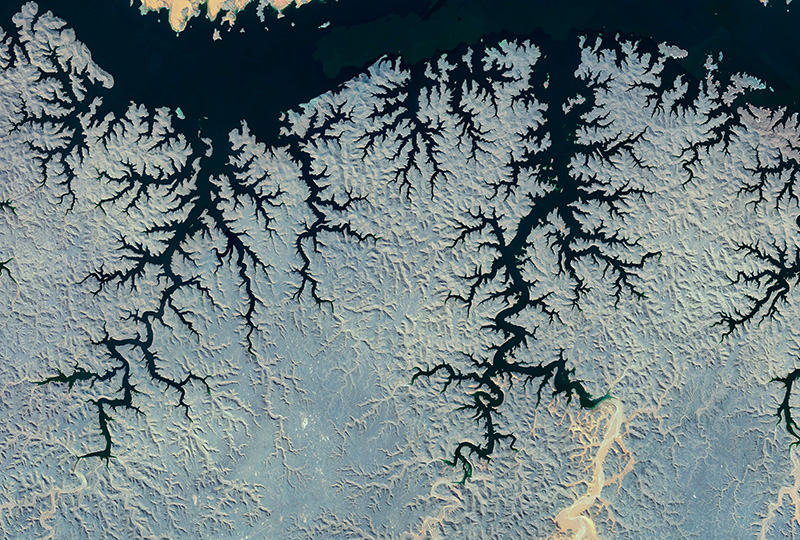
#> input picture satellite-images/egypt2b_s.jpg, 800 x 540 px
$ python boxcounting.py
#> lines starting #> are read from the running program, lines starting #| are printed output that depends on the picture; long printed decimals are rounded

"""
https://francescoturci.net/2016/03/31/box-counting-in-numpy/
"""
import numpy as np
import pylab as pl
from matplotlib import pyplot as plt

def rgb2gray(rgb):
    r, g, b = rgb[:,:,0], rgb[:,:,1], rgb[:,:,2]
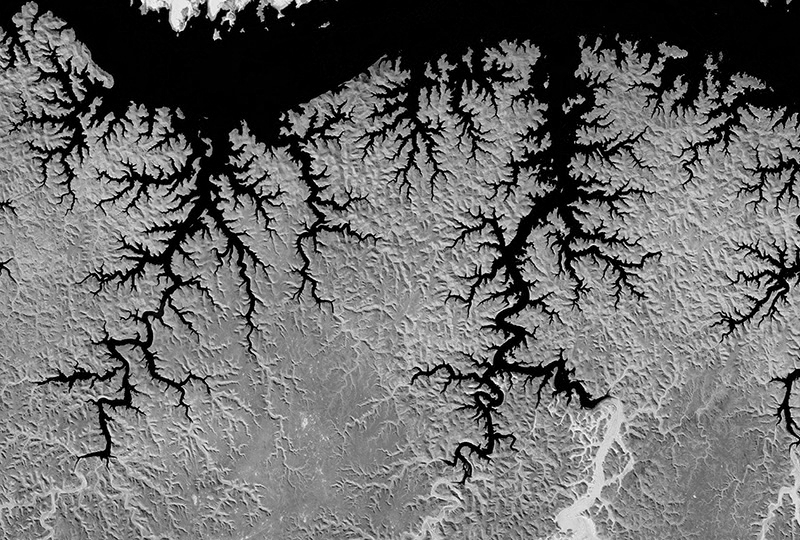
#> r: shape (540, 800); min 0, max 255, mean 107.2
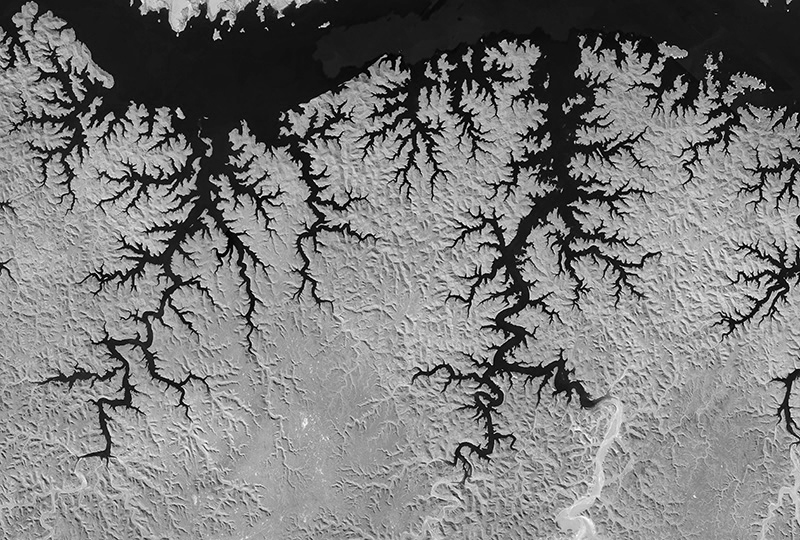
#> g: shape (540, 800); min 0, max 255, mean 123.4
    gray = 0.2989 * r + 0.5870 * g + 0.1140 * b
    #Convert an image from BGR to grayscale mode
    #gray_image = cv2.cvtColor(rgb, cv2.COLOR_BGR2GRAY)
    #Convert a grayscale image to black and white using binary thresholding
    #(thresh, BnW_image) = cv2.threshold(gray_image, 125, 255, cv2.THRESH_BINARY)
    return gray

def imageToFracDim(fpath:str, saveImg:bool = False):
    image=rgb2gray(pl.imread(fpath))
    plt.imshow(image)
    plt.axis(False)
    plt.savefig("satellite-images/egypt2b_s_colorchanged.png",bbox_inches='tight',pad_inches = 0)
    # finding all the non-zero pixels
    pixels=[]
    for i in range(image.shape[0]):
        for j in range(image.shape[1]):
            if image[i,j]>0:
                pixels.append((i,j))


    Lx=image.shape[1]
#> Lx = 800
    Ly=image.shape[0]
#> Ly = 540
    print (Lx, Ly)
#| 800 540
    print(len(pixels))
#| 431987
    print(Lx*Ly)
#| 432000
    pixels=pl.array(pixels)
    print (pixels.shape)
#| (431987, 2)

    # computing the fractal dimension
    #considering only scales in a logarithmic list
    scales=np.logspace(0.01, 1, num=10, endpoint=False, base=2)
    Ns=[]
    # looping over several scales
    for scale in scales:
        print ("======= Scale :",scale)
        # computing the histogram
        H, edges=np.histogramdd(pixels, bins=(np.arange(0,Lx,scale),np.arange(0,Ly,scale)))
        Ns.append(np.sum(H>0))

    # linear fit, polynomial of degree 1
    coeffs=np.polyfit(np.log(scales), np.log(Ns), 1)
#> coeffs = [-2, 12.58]
    if saveImg:
        plt.imshow(image)
        plt.show()
        plt.clf()
        pl.plot(np.log(scales),np.log(Ns), 'o', mfc='none')
        pl.plot(np.log(scales), np.polyval(coeffs,np.log(scales)))
        pl.xlabel('log $\epsilon$')
        pl.ylabel('log N')
        pl.savefig('fractal_dimension.pdf')
        np.savetxt("scaling.txt", list(zip(scales,Ns)))

    print ("The Hausdorff dimension is", -coeffs[0]) #the fractal dimension is the OPPOSITE of the fitting coefficient
#| The Hausdorff dimension is 1.999

    return -coeffs[0]

imageToFracDim(fpath="satellite-images/egypt2b_s.jpg")

$ run again, with satellite-images/egypt2_m-0.jpg copied over satellite-images/egypt2b_s.jpg
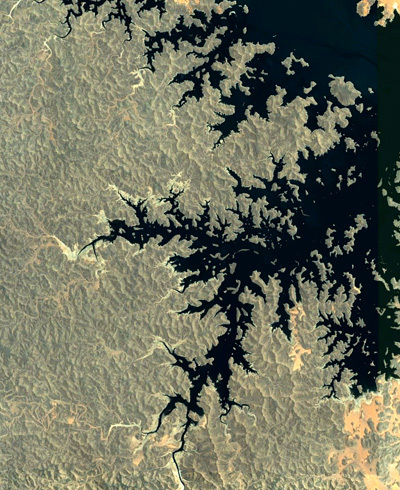
#> input picture satellite-images/egypt2_m-0.jpg, 400 x 490 px
#> in rgb2gray, `r, g, b = rgb[:,:,0], rgb[:,:,1], rgb[:,:,2]`:
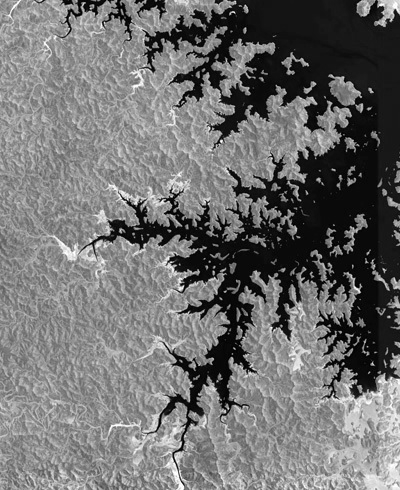
#> g: shape (490, 400); min 0, max 255, mean 111.9
#> in rgb2gray, `r, g, b = rgb[:,:,0], rgb[:,:,1], rgb[:,:,2]`:
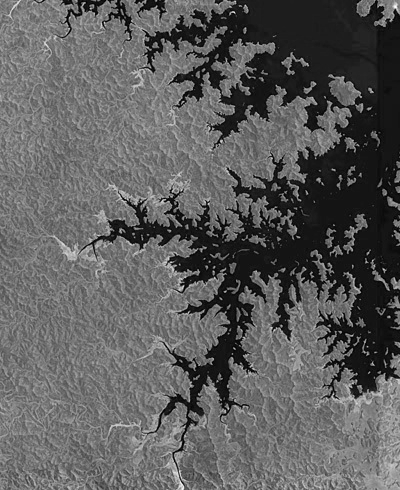
#> b: shape (490, 400); min 0, max 255, mean 93
#| 400 490
#| 195995
#| 196000
#| (195995, 2)
#| The Hausdorff dimension is 2.000

$ run again, with satellite-images/egypt2_m-1.jpg copied over satellite-images/egypt2b_s.jpg
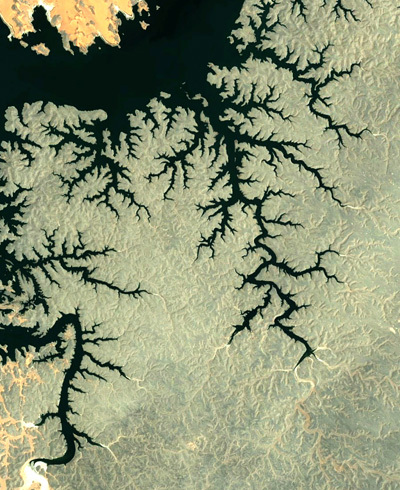
#> input picture satellite-images/egypt2_m-1.jpg, 400 x 490 px
#> in rgb2gray, `r, g, b = rgb[:,:,0], rgb[:,:,1], rgb[:,:,2]`:
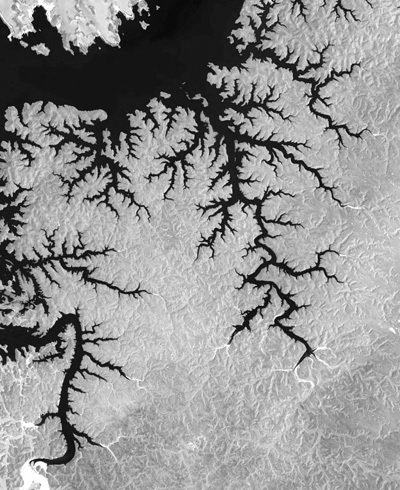
#> g: shape (490, 400); min 0, max 255, mean 146.5
#> in rgb2gray, `r, g, b = rgb[:,:,0], rgb[:,:,1], rgb[:,:,2]`:
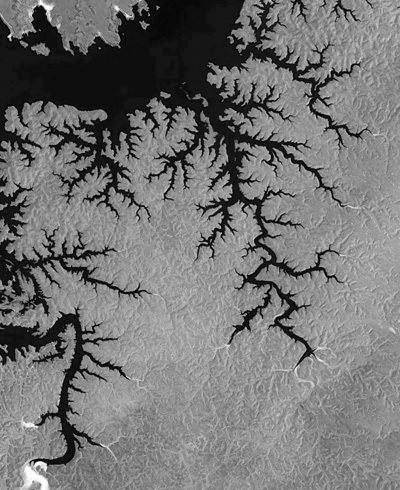
#> b: shape (490, 400); min 0, max 255, mean 116.2
#| 400 490
#| 195999
#| 196000
#| (195999, 2)
#| The Hausdorff dimension is 2.000

$ run again, with satellite-images/egypt2_s.jpg copied over satellite-images/egypt2b_s.jpg
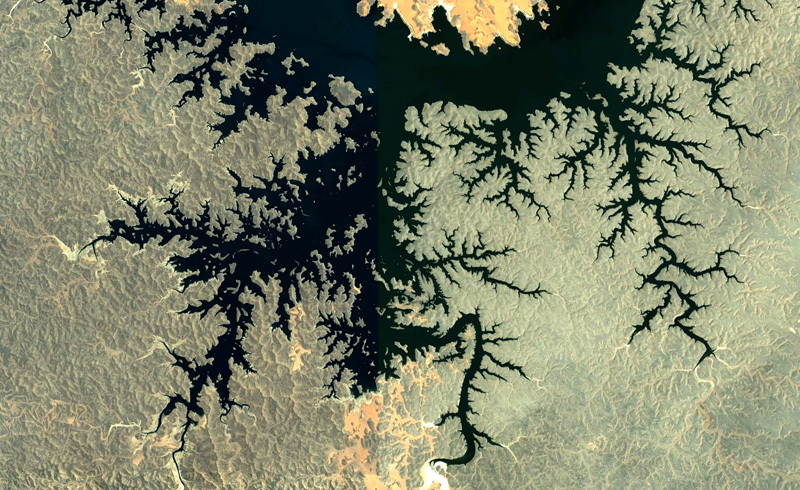
#> input picture satellite-images/egypt2_s.jpg, 800 x 490 px
#> in rgb2gray, `r, g, b = rgb[:,:,0], rgb[:,:,1], rgb[:,:,2]`:
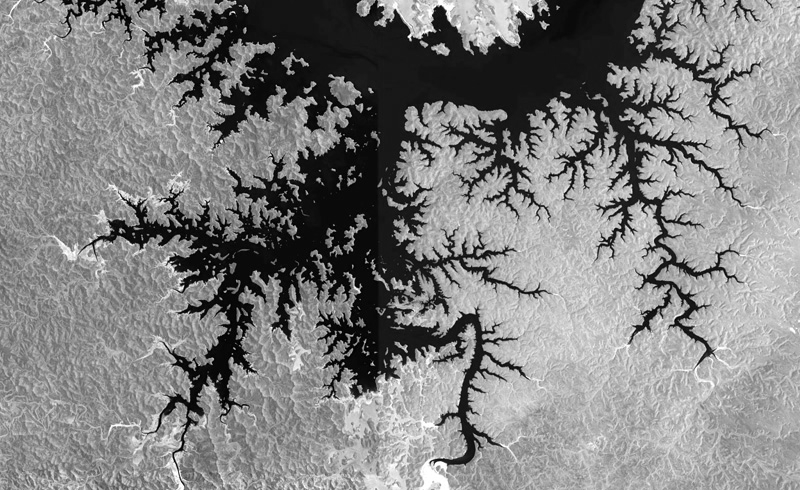
#> g: shape (490, 800); min 0, max 255, mean 129.2
#> in rgb2gray, `r, g, b = rgb[:,:,0], rgb[:,:,1], rgb[:,:,2]`:
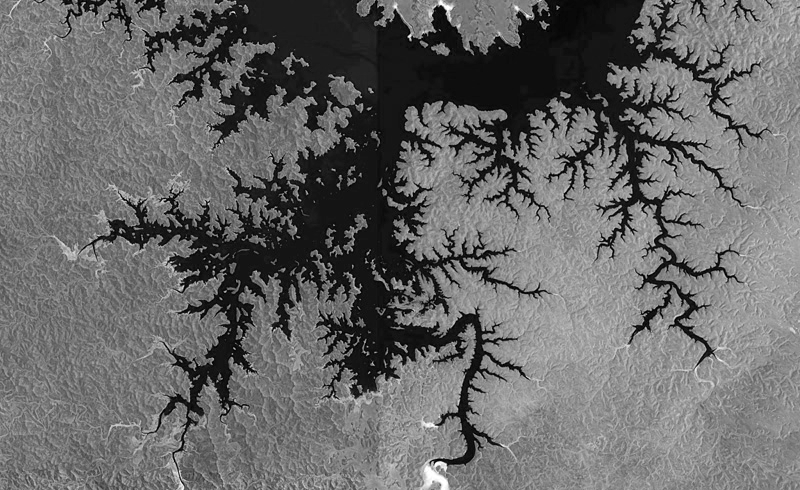
#> b: shape (490, 800); min 0, max 255, mean 104.6
#| 800 490
#| 391998
#| 392000
#| (391998, 2)
#| The Hausdorff dimension is 2.000
